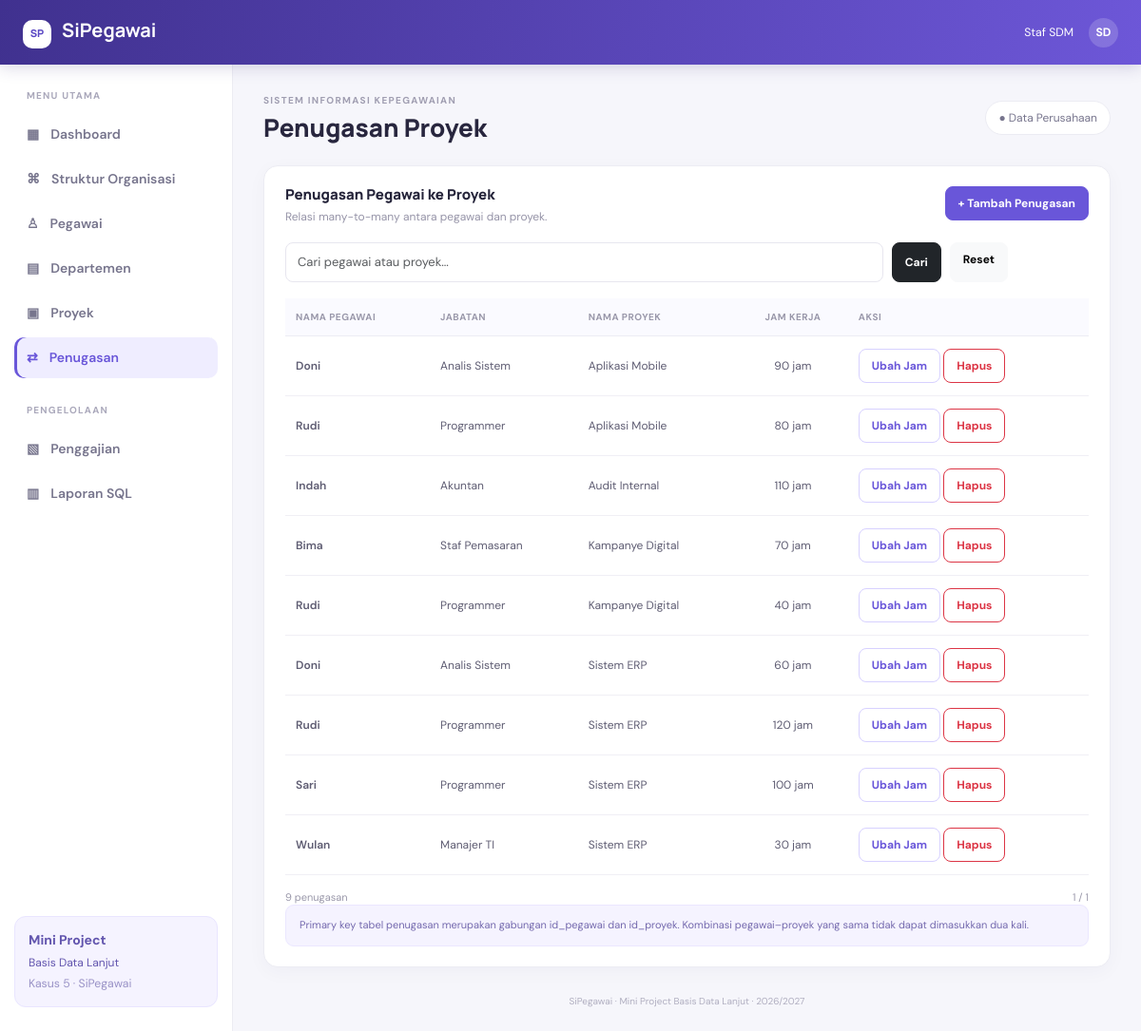
Screenshot of /index.php?page=penugasan with the database file from the repository.
### tables this page shows
CREATE TABLE penugasan (
  id_pegawai INT NOT NULL,
  id_proyek INT NOT NULL,
  jam_kerja INT NOT NULL DEFAULT 0,
  PRIMARY KEY (id_pegawai, id_proyek),
  FOREIGN KEY (id_pegawai) REFERENCES pegawai(id_pegawai),
  FOREIGN KEY (id_proyek) REFERENCES proyek(id_proyek)
);

CREATE TABLE pegawai (
  id_pegawai INT PRIMARY KEY,
  nama VARCHAR(50) NOT NULL,
  jabatan VARCHAR(30),
  gaji DECIMAL(12,2) NOT NULL,
  id_dept INT,
  id_atasan INT,
  FOREIGN KEY (id_dept) REFERENCES departemen(id_dept),
  FOREIGN KEY (id_atasan) REFERENCES pegawai(id_pegawai)
);

CREATE TABLE proyek (
  id_proyek INT PRIMARY KEY,
  nama_proyek VARCHAR(50) NOT NULL,
  id_dept INT,
  anggaran DECIMAL(15,2),
  FOREIGN KEY (id_dept) REFERENCES departemen(id_dept)
);

### public/index.php (called while the page is built, shortened)
<?php
require_once APP_ROOT . '/app/core/Database.php';
require_once APP_ROOT . '/app/helpers.php';
require_once APP_ROOT . '/app/models/SiPegawaiModel.php';
$model = new SiPegawaiModel(Database::connection());
$page = (string)($_GET['page'] ?? 'dashboard');
$view = $page;
$data = [];
try {
    switch ($page) {
        case 'penugasan':
            $pageTitle='Penugasan Proyek';$q=trim((string)($_GET['q']??''));$p=max(1,(int)($_GET['p']??1));$per=10;$pagination=pagination_data($model->assignmentCount($q),$p,$per);
            $data['assignments']=$model->getAssignments($q,$per,($pagination['page']-1)*$per);$data['pagination']=$pagination;$data['search']=$q;break;
    }
} catch (Throwable $e) {
    set_flash('danger',$e->getMessage());
    $page='dashboard';$view='dashboard';$pageTitle='Dashboard';$activePage='dashboard';$data=['stats'=>$model->dashboardData()];
}
extract($data, EXTR_SKIP);
require APP_ROOT . '/app/views/pages/' . $view . '.php';
require APP_ROOT . '/app/views/layout.php';

### app/helpers.php (called while the page is built, shortened)
<?php
function e($v): string { return htmlspecialchars((string)($v ?? ''), ENT_QUOTES, 'UTF-8'); }
function page_url(string $page, array $params = []): string {
    return BASE_URL . '/index.php?' . http_build_query(array_merge(['page' => $page], $params));
}
function pagination_data(int $total, int $page, int $perPage): array {
    $pages = max(1, (int)ceil($total / $perPage));
    return ['total'=>$total, 'page'=>min(max(1,$page),$pages), 'pages'=>$pages, 'per_page'=>$perPage];
}

### app/models/SiPegawaiModel.php (called while the page is built, shortened)
<?php
final class SiPegawaiModel
{
    private PDO $db;
    public function __construct(PDO $db) { $this->db = $db; }
    private function val(string $sql, array $params = []) {
        $s = $this->db->prepare($sql); $s->execute($params); return $s->fetchColumn();
    }
    public function assignmentCount(string $q=''): int {
        return (int)$this->val('SELECT COUNT(*) FROM penugasan');
    }
    public function getAssignments(string $q='',int $limit=10,int $offset=0): array {
        $sql='SELECT t.id_pegawai,t.id_proyek,t.jam_kerja,p.nama AS nama_pegawai,p.jabatan,pr.nama_proyek
              FROM penugasan t INNER JOIN pegawai p ON p.id_pegawai=t.id_pegawai
              INNER JOIN proyek pr ON pr.id_proyek=t.id_proyek';
        $params=[];
        $sql.=' ORDER BY pr.nama_proyek,p.nama LIMIT ? OFFSET ?';
        $s=$this->db->prepare($sql);$i=1;
        $s->bindValue($i++,$limit,PDO::PARAM_INT);$s->bindValue($i,$offset,PDO::PARAM_INT);
        $s->execute();return $s->fetchAll();
    }
}

### app/core/Database.php (called while the page is built, shortened)
<?php
final class Database {
    private static ?PDO $connection = null;
    public static function connection(): PDO {
        if (self::$connection === null) {
            $c = DB_CONFIG;
            $dsn = sprintf('mysql:host=%s;dbname=%s;charset=%s', $c['host'], $c['database'], $c['charset'] ?? 'utf8mb4');
            self::$connection = new PDO($dsn, $c['username'], $c['password'], [
                PDO::ATTR_ERRMODE => PDO::ERRMODE_EXCEPTION,
                PDO::ATTR_DEFAULT_FETCH_MODE => PDO::FETCH_ASSOC,
                PDO::ATTR_EMULATE_PREPARES => false,
            ]);
        }
        return self::$connection;
    }
}

### app/views/pages/penugasan.php (the view, shortened to what this page needs)
<div class="panel-card"><div class="panel-heading"><div><h5>Penugasan Pegawai ke Proyek</h5><p>Relasi many-to-many antara pegawai dan proyek.</p></div><a class="btn btn-primary" href="<?= e(page_url('penugasan-form')) ?>">+ Tambah Penugasan</a></div>
<form class="filter-bar" method="get" action="<?= e(BASE_URL) ?>/index.php"><input type="hidden" name="page" value="penugasan"><input class="form-control" type="search" name="q" placeholder="Cari pegawai atau proyek..." value="<?= e($search) ?>"><button class="btn btn-dark">Cari</button><a class="btn btn-light" href="<?= e(page_url('penugasan')) ?>">Reset</a></form>
<div class="table-responsive"><table class="table app-table align-middle"><thead><tr><th>Nama Pegawai</th><th>Jabatan</th><th>Nama Proyek</th><th class="text-center">Jam Kerja</th><th>Aksi</th></tr></thead><tbody>
<?php foreach($assignments as $a): ?><tr><td class="fw-semibold"><?= e($a['nama_pegawai']) ?></td><td><?= e($a['jabatan']) ?></td><td><?= e($a['nama_proyek']) ?></td><td class="text-center"><?= (int)$a['jam_kerja'] ?> jam</td><td class="text-nowrap"><a class="btn btn-sm btn-outline-primary" href="<?= e(page_url('penugasan-form',['pegawai_id'=>$a['id_pegawai'],'proyek_id'=>$a['id_proyek']])) ?>">Ubah Jam</a>
<form class="d-inline" method="post" action="<?= e(BASE_URL) ?>/index.php" data-confirm="Hapus penugasan ini?"><button class="btn btn-sm btn-outline-danger">Hapus</button></form></td></tr><?php endforeach; ?>
<?php if(!$assignments): ?><tr><td colspan="5" class="empty-state">Belum ada penugasan.</td></tr><?php endif; ?></tbody></table></div>
<div class="table-bottom"><span><?= (int)$pagination['total'] ?> penugasan</span><div class="pagination-links"><span><?= (int)$pagination['page'] ?> / <?= (int)$pagination['pages'] ?></span></div></div>
<div class="info-strip">Primary key tabel penugasan merupakan gabungan id_pegawai dan id_proyek. Kombinasi pegawai–proyek yang sama tidak dapat dimasukkan dua kali.</div></div>

### public/assets/css/style.css (style rules this page uses)
:root { --ink:#25243a;--muted:#85849a;--primary:#6956d9;--primary-dark:#5140bc;--bg:#f6f6fb;--line:#ececf3 }
* { box-sizing:border-box }
body { margin:0;background:var(--bg);color:var(--ink);font-family:'DM Sans',sans-serif;font-size:14px }
.stat-card,.panel-card,.form-card { background:#fff;border:1px solid var(--line);border-radius:15px;box-shadow:0 5px 20px #26225009 }
.panel-card { padding:21px 22px;margin-bottom:0 }
.panel-heading { display:flex;justify-content:space-between;align-items:flex-start;gap:15px;margin-bottom:18px }
.panel-heading h5 { font-family:'Manrope',sans-serif;font-weight:800;font-size:15px;margin:0 0 5px }
.panel-heading p { margin:0;color:#9694a8;font-size:12px }
.btn { border-radius:8px;font-size:12px;font-weight:700;padding:8px 13px }
.btn-primary { background:var(--primary);border-color:var(--primary) }
.btn-outline-primary { color:var(--primary);border-color:#d7d1ff }
.form-control,.form-select { border-color:#e7e6ef;border-radius:8px;font-size:13px;padding:10px 12px;color:#37354c }
.filter-bar { display:flex;gap:9px;margin:8px 0 17px;max-width:760px }
.filter-bar .form-control { flex:1 }
.app-table { font-size:12px;margin-bottom:0 }
.app-table thead th { background:#fafaff;color:#9a98aa;font-size:10px;text-transform:uppercase;letter-spacing:.5px;font-weight:700;border-bottom:1px solid var(--line);padding:12px 11px;white-space:nowrap }
.app-table tbody td { padding:13px 11px;border-color:#f0eff5;color:#5e5c72 }
.table-bottom { display:flex;align-items:center;justify-content:space-between;padding-top:15px;color:#9a98aa;font-size:11px }
.pagination-links { display:flex;align-items:center;gap:10px }
.info-strip { background:#f5f3ff;border:1px solid #ebe7ff;color:#7469ad;padding:12px 14px;border-radius:9px;font-size:11px;line-height:1.6 }

### rows the page displays
penugasan: id_pegawai.nama "Doni", id_pegawai.jabatan "Analis Sistem", id_proyek.nama_proyek "Aplikasi Mobile", jam_kerja "90"
penugasan: id_pegawai.nama "Rudi", id_pegawai.jabatan "Programmer", id_proyek.nama_proyek "Aplikasi Mobile", jam_kerja "80"
penugasan: id_pegawai.nama "Indah", id_pegawai.jabatan "Akuntan", id_proyek.nama_proyek "Audit Internal", jam_kerja "110"
penugasan: id_pegawai.nama "Bima", id_pegawai.jabatan "Staf Pemasaran", id_proyek.nama_proyek "Kampanye Digital", jam_kerja "70"
penugasan: id_pegawai.nama "Rudi", id_pegawai.jabatan "Programmer", id_proyek.nama_proyek "Kampanye Digital", jam_kerja "40"
penugasan: id_pegawai.nama "Doni", id_pegawai.jabatan "Analis Sistem", id_proyek.nama_proyek "Sistem ERP", jam_kerja "60"
penugasan: id_pegawai.nama "Rudi", id_pegawai.jabatan "Programmer", id_proyek.nama_proyek "Sistem ERP", jam_kerja "120"
penugasan: id_pegawai.nama "Sari", id_pegawai.jabatan "Programmer", id_proyek.nama_proyek "Sistem ERP", jam_kerja "100"
penugasan: id_pegawai.nama "Wulan", id_pegawai.jabatan "Manajer TI", id_proyek.nama_proyek "Sistem ERP", jam_kerja "30"

### other values shown
$pageTitle "Penugasan Proyek"
$pagination['total'] "9"
$pagination['page'] "1"
$pagination['pages'] "1"
